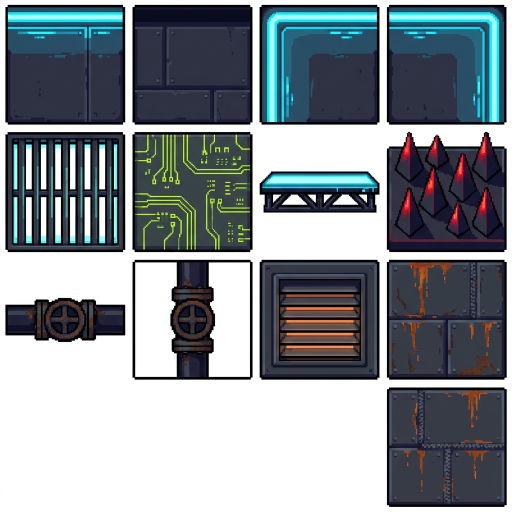
#> input picture art/reference/tileset_v2.png, 1024 x 1024 px (shown at 1/2 size)
$ python prep_tileset2.py
#> lines starting #> are read from the running program, lines starting #| are printed output that depends on the picture
"""Build the game's 16px tile atlas from tileset_v2.png.

room.gd indexes fixed cells, so the atlas order is contractual:
  (0,0) solid interior   (1,0) one-way platform
  (2,0) hazard spikes    (3,0) solid TOP (lit edge)

The generated one-way platform tile is drawn in PERSPECTIVE (its top surface is
visible as a parallelogram), which breaks the game's strict side elevation. Rather
than spend a regeneration on one tile, it is SYNTHESISED here from the lit-top
tile: a thin flat bar with the same lit edge. Same projection, guaranteed.

Run: python prep_tileset2.py
"""
from collections import deque
from PIL import Image
import pathlib

OUT = pathlib.Path(__file__).parents[2] / "game" / "art" / "tileset.png"
OUT.parent.mkdir(parents=True, exist_ok=True)
TILE = 16

img = Image.open("tileset_v2.png").convert("RGBA")
W, H = img.size
#> W = 1024; H = 1024
px = img.load()


def is_paper(c):
    # the sheet mixes white paper and near-black gaps between tiles
    return (min(c[:3]) > 216) or (max(c[:3]) < 14)


# --- find tile cells by projection over non-paper pixels
def bands(vertical: bool):
    n, m = (H, W) if vertical else (W, H)
#> n = 1024; m = 1024
    out, start = [], None
    for i in range(n):
        hits = sum(1 for j in range(0, m, 3)
                   if not is_paper(px[j, i] if vertical else px[i, j]))
        dense = hits > 2
        if dense and start is None:
            start = i
        elif not dense and start is not None:
            if i - start > 24:
                out.append((start, i))
            start = None
    if start is not None and n - start > 24:
        out.append((start, n))
    return out


cells = []
for y0, y1 in bands(True):
    for x0, x1 in bands(False):
        sub = sum(1 for x in range(x0, x1, 3) for y in range(y0, y1, 3)
                  if not is_paper(px[x, y]))
        if sub > 40:
            cells.append((x0, y0, x1, y1))
#> after the loop, cells = 13 items, first 6: (14, 14, 247, 246), (269, 14, 501, 246), (523, 14, 756, 246), (777, 14, 1010, 246), (14, 264, 247, 500), (269, 264, 501, 500)
print(f"detected {len(cells)} tile cells")
#| detected 13 tile cells
#> `atlas = Image.new("RGBA", (TILE * 4, TILE), (0, 0, 0, 0))`: atlas: PIL image 64x16 RGBA; every value is 0


def extract(idx, size=TILE):
#> called with idx = 0, size = 16
    x0, y0, x1, y1 = cells[idx]
#> x0 = 14; y0 = 14; x1 = 247; y1 = 246
    cell = img.crop((x0, y0, x1, y1))
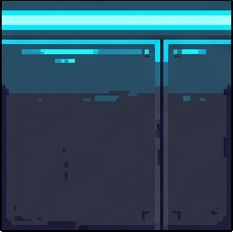
#> cell: PIL image 233x232 RGBA; mean R, G, B, A 45, 76.7, 95.3, 255
    cp = cell.load()
    cw, ch = cell.size
#> cw = 233; ch = 232
    # clear paper from the border inward so tile interiors survive
    q = deque([(x, 0) for x in range(cw)] + [(x, ch - 1) for x in range(cw)] +
              [(0, y) for y in range(ch)] + [(cw - 1, y) for y in range(ch)])
    seen = [[False] * ch for _ in range(cw)]
    while q:
        x, y = q.popleft()
        if not (0 <= x < cw and 0 <= y < ch) or seen[x][y] or not is_paper(cp[x, y]):
            continue
        seen[x][y] = True
        q.extend(((x + 1, y), (x - 1, y), (x, y + 1), (x, y - 1)))
#> after the loop, seen = 233 items
    for x in range(cw):
        for y in range(ch):
            if seen[x][y]:
                cp[x, y] = (0, 0, 0, 0)
    return cell.resize((size, size), Image.LANCZOS)
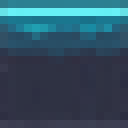
#> returned value: PIL image 16x16 RGBA (shown 8 times larger); mean R, G, B, A 45.9, 78.5, 97.3, 251.9; transparent parts drawn white


# indices into the detected grid, chosen by eye from tileset_v2.png
IDX_TOP, IDX_INTERIOR, IDX_HAZARD = 0, 1, 7

atlas = Image.new("RGBA", (TILE * 4, TILE), (0, 0, 0, 0))
top = extract(IDX_TOP)
atlas.paste(extract(IDX_INTERIOR), (0, 0))
#> call 2 of extract, with idx = 1, size = 16
#> in extract (call 2), `x0, y0, x1, y1 = cells[idx]`: x0 = 269; x1 = 501
#> in extract (call 2), `cell = img.crop((x0, y0, x1, y1))`:
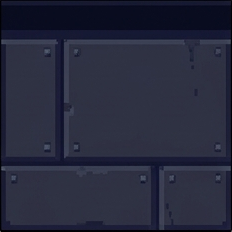
#> cell: PIL image 232x232 RGBA; mean R, G, B, A 38.5, 41.1, 60, 255
#> after the loop in extract (call 2), `while q:`: seen = 232 items
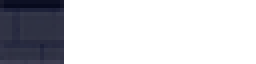
#> atlas: PIL image 64x16 RGBA (shown 4 times larger); mean R, G, B, A 9.8, 10.5, 15.3, 63; transparent parts drawn white
atlas.paste(extract(IDX_HAZARD), (2 * TILE, 0))
#> call 3 of extract, with idx = 7, size = 16
#> in extract (call 3), `x0, y0, x1, y1 = cells[idx]`: x0 = 777; y0 = 264; x1 = 1010; y1 = 500
#> in extract (call 3), `cell = img.crop((x0, y0, x1, y1))`:
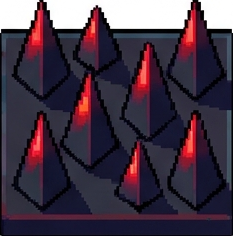
#> cell: PIL image 233x236 RGBA; mean R, G, B, A 68.6, 53.9, 69.9, 255
#> after the loop in extract (call 3), `while q:`: seen = 233 items
atlas.paste(top, (3 * TILE, 0))

# --- synthesise the one-way platform from the lit-top tile: keep its top 6 rows
# (the lit edge and a sliver of body), leave the rest transparent so the player
# can jump up through it. Guarantees the same projection as every other tile.
oneway = Image.new("RGBA", (TILE, TILE), (0, 0, 0, 0))
#> oneway: PIL image 16x16 RGBA; every value is 0
oneway.paste(top.crop((0, 0, TILE, 6)), (0, 4))
op = oneway.load()
for x in range(TILE):                       # a couple of support ticks underneath
    if x % 5 == 2:
        for y in range(10, 13):
            op[x, y] = (10, 14, 31, 255)
atlas.paste(oneway, (TILE, 0))
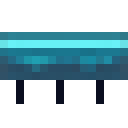
#> oneway: PIL image 16x16 RGBA (shown 8 times larger); mean R, G, B, A 18.1, 48.3, 56.2, 104.1; transparent parts drawn white

atlas.save(OUT)
atlas.resize((atlas.width * 12, TILE * 12), Image.NEAREST).save("_tileset2_12x.png")
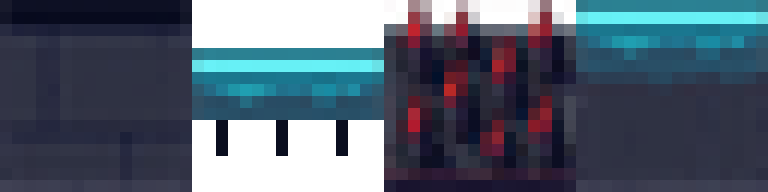
#> saved as _tileset2_12x.png: PIL image 768x192 RGBA; mean R, G, B, A 38.1, 50.1, 65.6, 208.3; transparent parts drawn white
print(f"saved {OUT}  ({atlas.width}x{TILE})  order: interior, oneway, hazard, top")
#| saved game/art/tileset.png  (64x16)  order: interior, oneway, hazard, top
